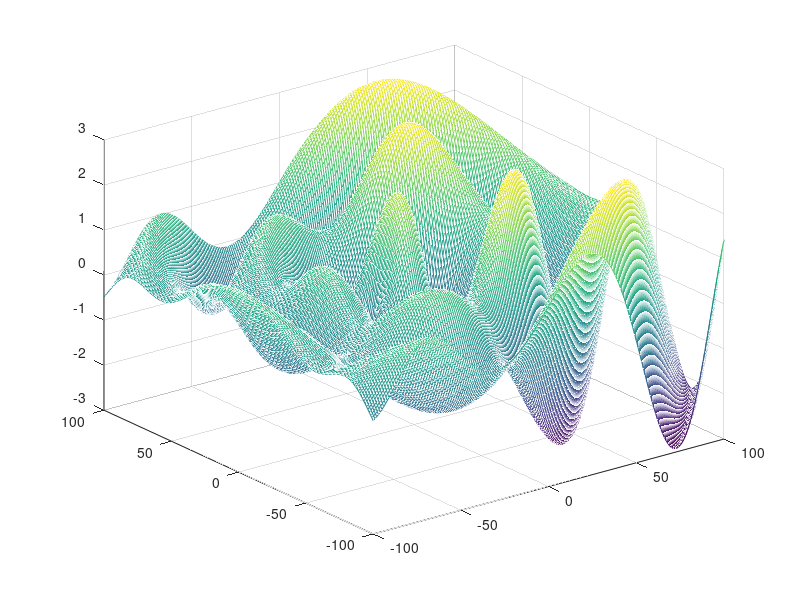
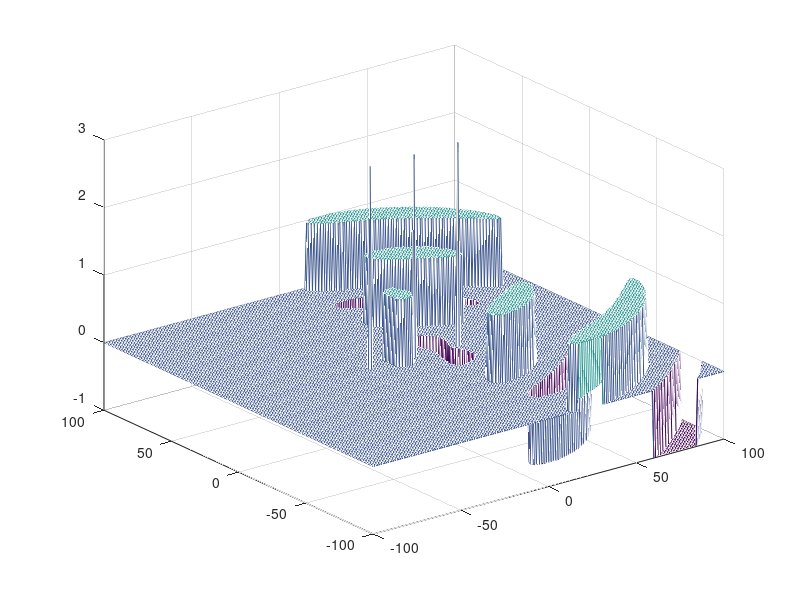
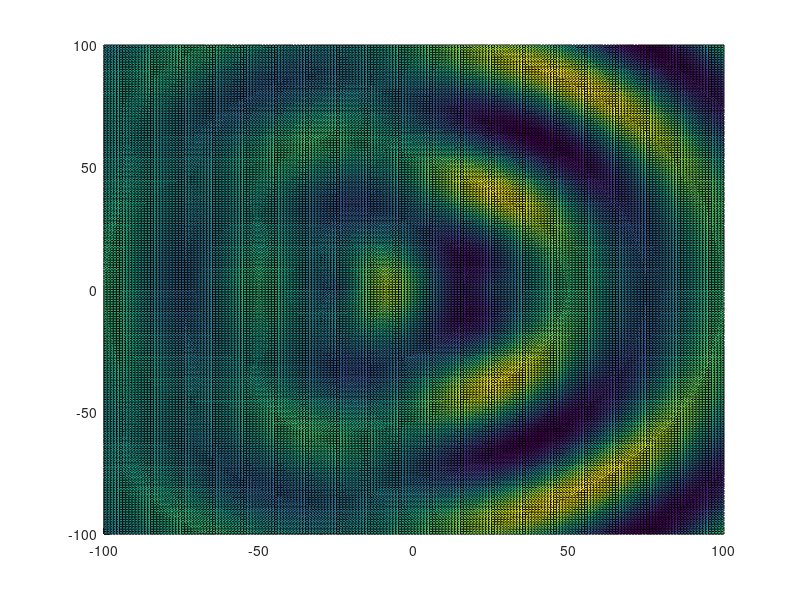
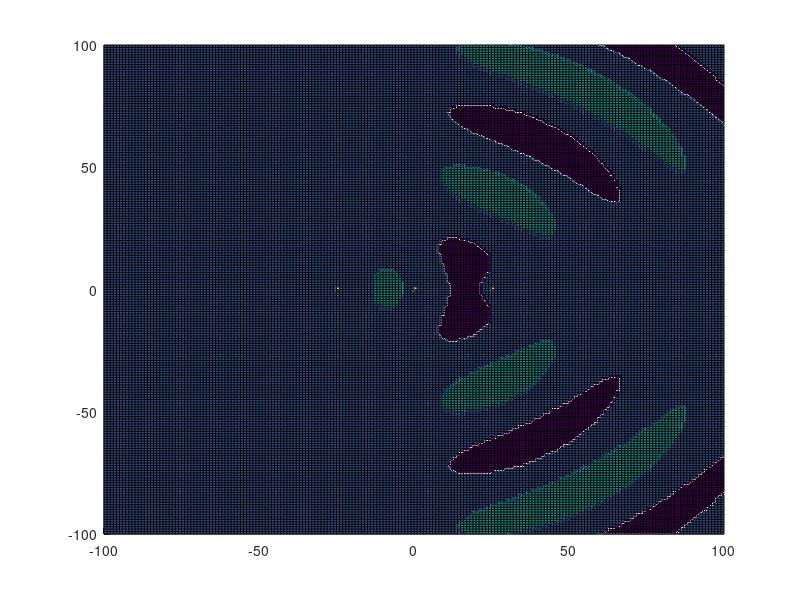

These figures' MATLAB source, in order:
#############################
######### variables #########
#############################

clear all;
close all;

minimum_value = 0.9;
minimum_value_global = 1.8;

matrix_size = 100;
number_of_points = 2 * matrix_size + 1;

reference_x_pos = 0;
reference_y_pos = 0;

antenna_1_x_pos = 0;
antenna_1_y_pos = 0;

antenna_2_x_pos = 25;
antenna_2_y_pos = 0;

antenna_3_x_pos = -25;
antenna_3_y_pos = 0;

wave_length = 50;

angle_offset = 90;

#############################
###### create the mesh ######
#############################

frequency = (2 * pi) / wave_length;
radian_offset = angle_offset * pi / 180;

space_reference_x = linspace(-matrix_size-reference_x_pos,matrix_size-reference_x_pos,number_of_points) ;
space_reference_y = linspace(-matrix_size-reference_y_pos,matrix_size-reference_y_pos,number_of_points) ;

space_antenna_1_x = linspace(-matrix_size-antenna_1_x_pos,matrix_size-antenna_1_x_pos,number_of_points) ;
space_antenna_1_y = linspace(-matrix_size-antenna_1_y_pos,matrix_size-antenna_1_y_pos,number_of_points) ;

space_antenna_2_x = linspace(-matrix_size-antenna_2_x_pos,matrix_size-antenna_2_x_pos,number_of_points) ;
space_antenna_2_y = linspace(-matrix_size-antenna_2_y_pos,matrix_size-antenna_2_y_pos,number_of_points) ;

space_antenna_3_x = linspace(-matrix_size-antenna_3_x_pos,matrix_size-antenna_3_x_pos,number_of_points) ;
space_antenna_3_y = linspace(-matrix_size-antenna_3_y_pos,matrix_size-antenna_3_y_pos,number_of_points) ;

mesh_antenna_1_value = zeros(number_of_points,number_of_points);
mesh_antenna_2_value = zeros(number_of_points,number_of_points);
mesh_antenna_3_value = zeros(number_of_points,number_of_points);

[antenna_1_x,antenna_1_y] = meshgrid(space_antenna_1_x,space_antenna_1_y);
[antenna_2_x,antenna_2_y] = meshgrid(space_antenna_2_x,space_antenna_2_y);
[antenna_3_x,antenna_3_y] = meshgrid(space_antenna_3_x,space_antenna_3_y);

#############################
#### calculate the values ###
#############################

distance_antenna_1_value = sqrt(antenna_1_x.*antenna_1_x + antenna_1_y.*antenna_1_y);
distance_antenna_2_value = sqrt(antenna_2_x.*antenna_2_x + antenna_2_y.*antenna_2_y);
distance_antenna_3_value = sqrt(antenna_3_x.*antenna_3_x + antenna_3_y.*antenna_3_y);

mesh_antenna_1_value = cos(frequency*distance_antenna_1_value);
mesh_antenna_2_value = cos(frequency*distance_antenna_2_value + radian_offset);
mesh_antenna_3_value = cos(frequency*distance_antenna_3_value - radian_offset);

mesh_antenna_value = mesh_antenna_1_value + mesh_antenna_2_value + mesh_antenna_3_value;

mesh_antenna_1_boolean = zeros(number_of_points,number_of_points);
mesh_antenna_2_boolean = zeros(number_of_points,number_of_points);
mesh_antenna_3_boolean = zeros(number_of_points,number_of_points);

mesh_antenna_boolean = zeros(number_of_points,number_of_points);

for i=1:number_of_points
    for j=1:number_of_points
        if (mesh_antenna_1_value(i,j) > minimum_value)
            mesh_antenna_1_boolean(i,j) = 1;
        endif
        if (mesh_antenna_1_value(i,j) < -minimum_value)
            mesh_antenna_1_boolean(i,j) = -1;
        endif
        if (mesh_antenna_2_value(i,j) > minimum_value)
            mesh_antenna_2_boolean(i,j) = 1;
        endif
        if (mesh_antenna_2_value(i,j) < -minimum_value)
            mesh_antenna_2_boolean(i,j) = -1;
        endif
        if (mesh_antenna_3_value(i,j) > minimum_value)
            mesh_antenna_3_boolean(i,j) = 1;
        endif
        if (mesh_antenna_3_value(i,j) < -minimum_value)
            mesh_antenna_3_boolean(i,j) = -1;
        endif
    endfor
endfor

mesh_antenna_1_boolean(number_of_points-matrix_size+antenna_1_y_pos,number_of_points-matrix_size+antenna_1_x_pos) = 3;
mesh_antenna_2_boolean(number_of_points-matrix_size+antenna_2_y_pos,number_of_points-matrix_size+antenna_2_x_pos) = 3;
mesh_antenna_3_boolean(number_of_points-matrix_size+antenna_3_y_pos,number_of_points-matrix_size+antenna_3_x_pos) = 3;

#mesh_antenna_boolean = mesh_antenna_1_boolean + mesh_antenna_2_boolean + mesh_antenna_3_boolean;

for i=1:number_of_points
    for j=1:number_of_points
        if (mesh_antenna_value(i,j) > minimum_value_global)
            mesh_antenna_boolean(i,j) = 1;
        endif
        if (mesh_antenna_value(i,j) < -minimum_value_global)
            mesh_antenna_boolean(i,j) = -1;
        endif
    endfor
endfor

mesh_antenna_boolean(number_of_points-matrix_size+antenna_1_y_pos,number_of_points-matrix_size+antenna_1_x_pos) = 3;
mesh_antenna_boolean(number_of_points-matrix_size+antenna_2_y_pos,number_of_points-matrix_size+antenna_2_x_pos) = 3;
mesh_antenna_boolean(number_of_points-matrix_size+antenna_3_y_pos,number_of_points-matrix_size+antenna_3_x_pos) = 3;

#############################
####### plot the mesh #######
#############################

#{
figure(2) ;
mesh(space_antenna_1_x,space_antenna_1_y,mesh_antenna_1_value) ;

figure(3) ;
mesh(space_antenna_1_x,space_antenna_1_y,mesh_antenna_2_value) ;

figure(2) ;
mesh(space_antenna_1_x,space_antenna_1_y,mesh_antenna_1_boolean) ;

figure(3) ;
mesh(space_antenna_1_x,space_antenna_1_y,mesh_antenna_2_boolean) ;

figure(4) ;
mesh(space_antenna_1_x,space_antenna_1_y,mesh_antenna_3_boolean) ;
#}

figure(1) ;
mesh(space_reference_x,space_reference_y,mesh_antenna_value) ;

figure(5) ;
mesh(space_reference_x,space_reference_y,mesh_antenna_boolean) ;

figure(11) ;
surface(space_reference_x,space_reference_y,mesh_antenna_value) ;

figure(14) ;
surface(space_reference_x,space_reference_y,mesh_antenna_boolean) ;